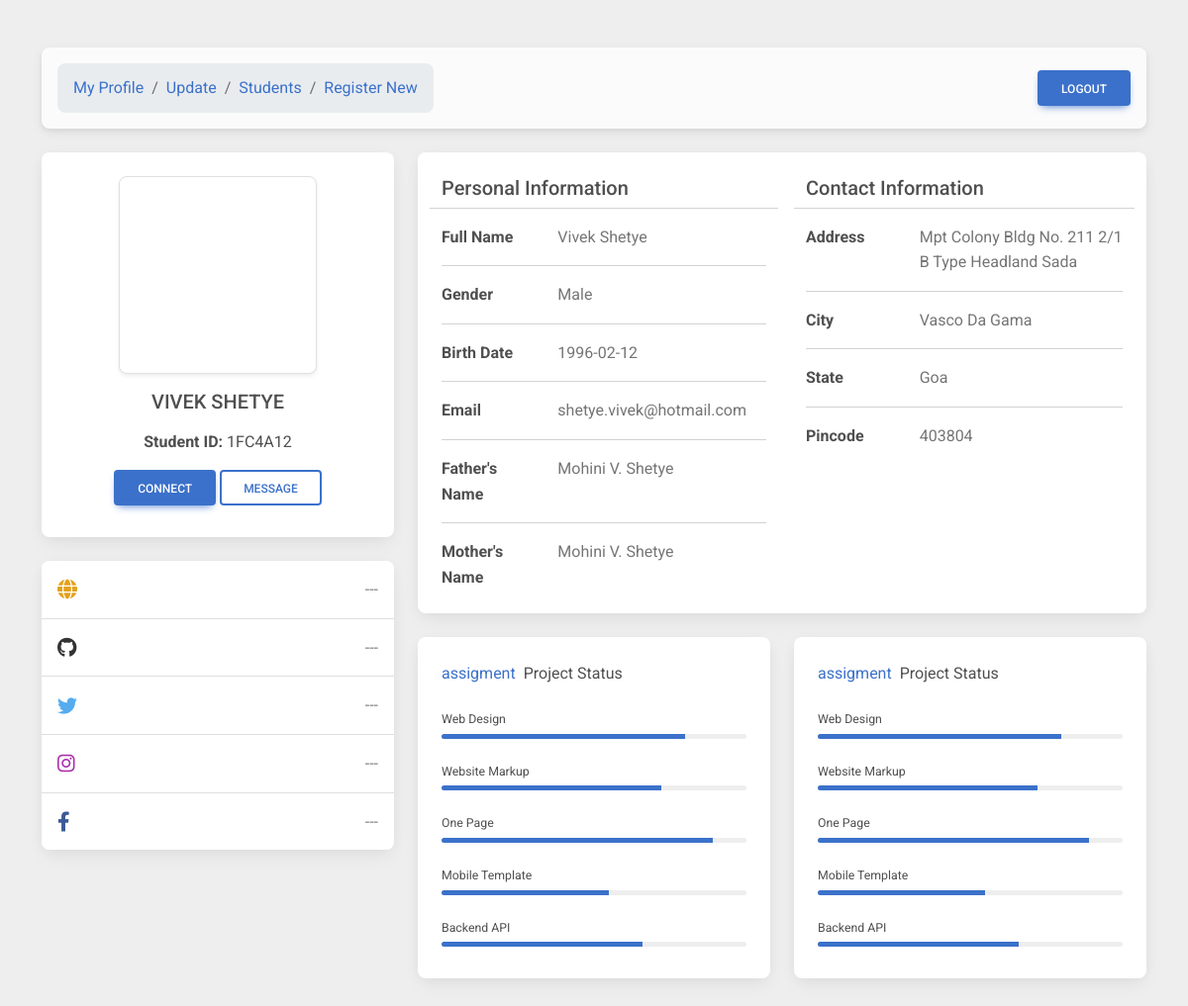
The page /routes/view.php?id=63bd9b1fc4a12 (signed in) on the database its author committed.
### tables this page shows
CREATE TABLE `student_details` (
  `id` varchar(80) NOT NULL,
  `first_name` varchar(80) NOT NULL,
  `last_name` varchar(80) NOT NULL,
  `father_name` varchar(80) NOT NULL,
  `mother_name` varchar(80) NOT NULL,
  `gender` int(20) NOT NULL,
  `date_of_birth` date NOT NULL,
  `email_id` varchar(50) NOT NULL,
  `address` varchar(200) NOT NULL,
  `pincode` int(11) NOT NULL,
  `state` varchar(100) NOT NULL,
  `city` varchar(100) NOT NULL,
  `password` varchar(80) NOT NULL,
  `password_hash` varchar(255) DEFAULT NULL,
  `profile_pic` varchar(255) DEFAULT NULL,
  `website` varchar(255) DEFAULT NULL,
  `github` varchar(255) DEFAULT NULL,
  `twitter` varchar(255) DEFAULT NULL,
  `instagram` varchar(255) DEFAULT NULL,
  `facebook` varchar(255) DEFAULT NULL
);

### routes/view.php (the view, shortened to what the rows shown need)
<?php
include "../php/config.php";
$user_id = $_REQUEST["id"];
$sql = "SELECT * FROM student_details WHERE id = '$user_id'";
$result = mysqli_query($connect, $sql);
$row = mysqli_fetch_array($result);
$id = $row["id"];
$first_name = $row["first_name"];
$last_name = $row["last_name"];
$mother_name = $row["mother_name"];
$gender =
    $row["gender"] == 1 ? "Male" : ($row["gender"] == 2 ? "Female" : "Others");
$date_of_birth = $row["date_of_birth"];
$email_id = $row["email_id"];
$address = $row["address"];
$pincode = $row["pincode"];
$state = $row["state"];
$city = $row["city"];
$profile_pic = $row["profile_pic"];
?>
<!DOCTYPE html>
<html lang="en">
<head>
    <link rel="stylesheet" href="../css/style.css">
    <link href="https://cdnjs.cloudflare.com/ajax/libs/font-awesome/6.0.0/css/all.min.css" rel="stylesheet" />
    <link href="https://cdnjs.cloudflare.com/ajax/libs/mdb-ui-kit/6.1.0/mdb.min.css" rel="stylesheet" />
</head>
<body style="background-color: #eee;">
    <section>
        <div class="container py-5">
            <div class="row">
                <div class="col-lg-4">
                    <div class="card mb-4">
                        <div class="card-body text-center">
                            <div class="img-thumbnail img-fluid"
                                style="width: 200px; height: 200px; border-radius: .5em; background-image: url('<?php echo "../img/upload/" .
                                    $profile_pic; ?>'); background-size: cover; background-position: top center; margin: auto;"
                                alt="User Image">
                            </div>
                            <h5 class="my-3" style="text-transform: uppercase">
                                <?php echo $first_name . " " . $last_name; ?>
                            </h5>
                            <p class="mb-3"><strong>Student ID:</strong> <?php echo strtoupper(
                                substr($id, 6)
                            ); ?></p>
                            <div class="d-flex justify-content-center mb-2">
                                <a href="mailto:<?php echo $email_id; ?>" role="button"
                                    class="btn btn-primary">Connect</a>
                                <a href="#" role="button" class="btn btn-outline-primary ms-1"
                                    data-mdb-ripple-color="primary">Message</a>
                            </div>
                        </div>
                    </div>
                </div>
                <div class="col-lg-8">
                    <div class="card mb-4 d-lg-flex flex-lg-row">
                        <div class="col-lg-6">
                            <div class="card-body" style="padding-right: 1rem">
                                <div class="row">
                                    <div class="col-sm-8">
                                        <p class="text-muted mb-0">
                                            <?php echo $first_name .
                                                " " .
                                                $last_name; ?>
                                        </p>
                                    </div>
                                </div>
                                <div class="row">
                                    <div class="col-sm-8">
                                        <p class="text-muted mb-0"><?php echo $gender; ?></p>
                                    </div>
                                </div>
                                <div class="row">
                                    <div class="col-sm-8">
                                        <p class="text-muted mb-0">
                                            <?php echo $date_of_birth; ?>
                                        </p>
                                    </div>
                                </div>
                                <div class="row">
                                    <div class="col-sm-8">
                                        <p class="text-muted mb-0">
                                            <?php echo $email_id; ?>
                                        </p>
                                    </div>
                                </div>
                                <div class="row">
                                    <div class="col-sm-8">
                                        <p class="text-muted mb-0">
                                            <?php echo $mother_name; ?>
                                        </p>
                                    </div>
                                </div>
                                <div class="row">
                                    <div class="col-sm-8">
                                        <p class="text-muted mb-0"><?php echo $mother_name; ?></p>
                                    </div>
                                </div>
                            </div>
                        </div>
                        <div class="col-lg-6">
                            <div class="card-body">
                                <div class="row">
                                    <div class="col-sm-8">
                                        <p class="text-muted mb-0">
                                            <?php echo $address; ?>
                                        </p>
                                    </div>
                                </div>
                                <div class="row">
                                    <div class="col-sm-8">
                                        <p class="text-muted mb-0"><?php echo $city; ?></p>
                                    </div>
                                </div>
                                <div class="row">
                                    <div class="col-sm-8">
                                        <p class="text-muted mb-0">
                                            <?php echo $state; ?>
                                        </p>
                                    </div>
                                </div>
                                <div class="row">
                                    <div class="col-sm-8">
                                        <p class="text-muted mb-0">
                                            <?php echo $pincode; ?>
                                        </p>
                                    </div>
                                </div>
                            </div>
                        </div>
                    </div>
                </div>
            </div>
        </div>
    </section>
</body>
</html>

### rows shown on the page
student_details: first_name "VIVEK", last_name "SHETYE", id "1FC4A12", first_name "Vivek", last_name "Shetye", gender "Male", date_of_birth "1996-02-12", email "shetye.vivek@hotmail.com", mother_name "Mohini V. Shetye", address "Mpt Colony Bldg No. 211 2/1 B Type Headland Sada", city "Vasco Da Gama", state "Goa", pincode "403804"
